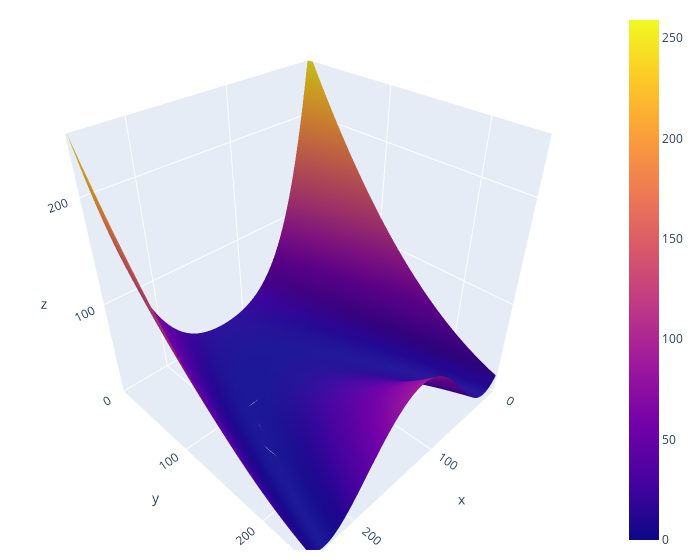

Notebook code for this chart:
### Code cell
fig = go.Figure(
    data=[
        go.Surface(
            z = Z
        )
    ]
)

fig.update_layout(
    scene = dict(
        xaxis = dict(nticks=4, range=[0,250],),
        yaxis = dict(nticks=4, range=[0,250],),
        zaxis = dict(nticks=4, range=[0,250],),
    ),
    width = 700,
    margin = dict(r = 20, l = 10, b = 10, t = 10)
)

fig.show()

### Figure 1 — Plotly figure (JSON) as saved in the notebook; plotly's stock layout.template omitted (floating-point values rounded to 4 significant figures; data arrays with more than 128 entries replaced by an {"elided": "..."} marker saying what was removed)
{"data": [{"type": "surface", "z": {"elided": "250x250 float values"}}], "layout": {"margin": {"b": 10, "l": 10, "r": 20, "t": 10}, "scene": {"xaxis": {"nticks": 4, "range": [0, 250]}, "yaxis": {"nticks": 4, "range": [0, 250]}, "zaxis": {"nticks": 4, "range": [0, 250]}}, "width": 700}}
